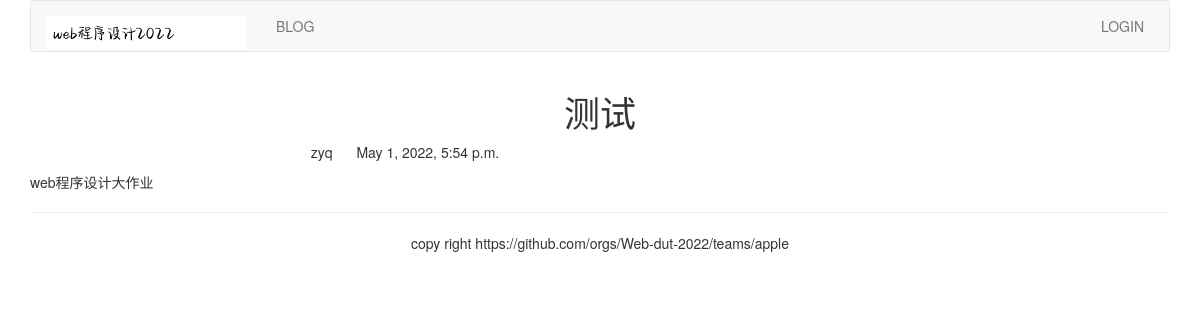
The app's page /blog/2/ with its own data.
### blog/models.py (models this page shows, shortened)
class BlogArticles(models.Model):
    title = models.CharField(max_length=300)
    author = models.ForeignKey(User, related_name="blog_posts",on_delete = models.DO_NOTHING)
    body = models.TextField()
    publish = models.DateTimeField(default=timezone.now)
    class Meta:
        ordering = ("-publish",)

### blog/views.py (the view)
# urls.py: path('<int:article_id>/', views.blog_article, name='blog_article'),
def blog_article(request,article_id):
    article = get_object_or_404(BlogArticles,id=article_id)
    pub = article.publish
    return render(request,'blog/content.html',{'article':article,'publish':pub})

### templates/blog/content.html (shortened to what this page needs)
{% extends "base.html" %}
{% block content %}
<div class="row text-center vertical-middle-sm">
    <h1>{{ article.title }}</h1>
</div>
<div class="row">
    <div class="col-xs-12 col-md-8">
        <p class="text-center"><span>{{ article.author.username }}
            </span><span style="margin-left:20px">{{ publish }}</span>
        </p>
<div>{{ article.body }}</div>
    </div>
</div>
{% endblock %}

### records on screen
BlogArticles: title "测试", author.username "zyq", publish "May 1, 2022, 5:54 p.m.", body "web程序设计大作业"
